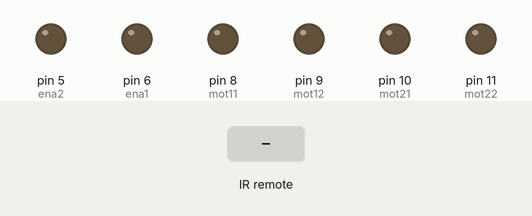
A sketch run on a simulated Arduino Mega 2560, built with avr-gcc and run on an emulated ATmega2560. On the bench: output pins drawn as LEDs (lit = HIGH). The test bench sets the inputs (shaded band).

Above: at 1.2 s.
1.3 s: infrared code 0xE718FF00 received
At 2.1 s:
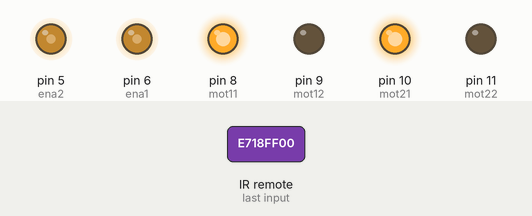
2.8 s: infrared code 0xAD52FF00 received
At 3.3 s:
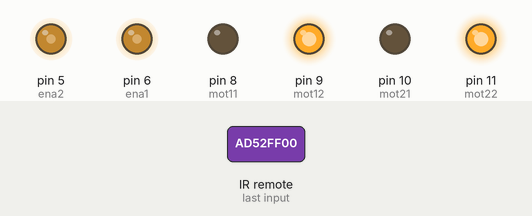
4.3 s: infrared code 0xF708FF00 received
At 5.5 s:
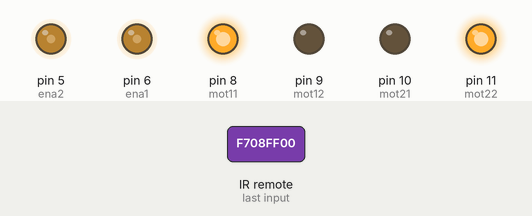
5.8 s: infrared code 0xA55AFF00 received
At 6.7 s:
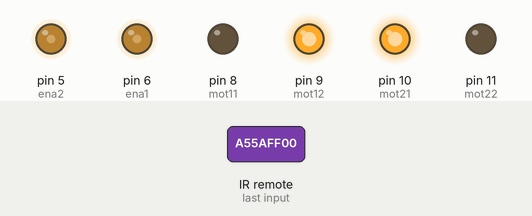
7.3 s: infrared code 0xE31CFF00 received
At 7.9 s:
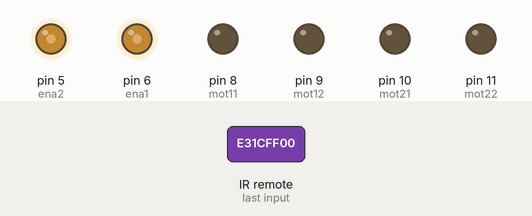
Timing chart, 0 to 9.8 s (numbered marks = the images above; inputs shaded):
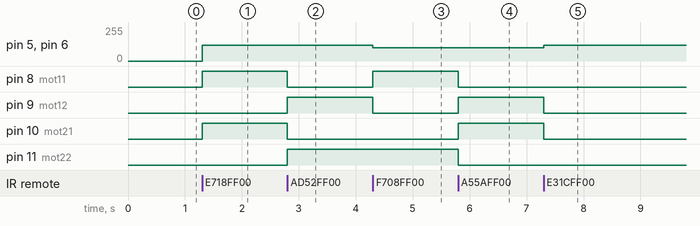

Measured:
- after the input at 1.3 s, pin 5 (ena2), pin 6 (ena1): 0/255 → 120/255 at once; pin 8 (mot11), pin 10 (mot21): LOW → HIGH at once
- after the input at 2.8 s, pin 8 (mot11), pin 10 (mot21): HIGH → LOW at once; pin 9 (mot12), pin 11 (mot22): LOW → HIGH at once
- after the input at 4.3 s, pin 5 (ena2), pin 6 (ena1): 120/255 → 100/255 at once; pin 8 (mot11): LOW → HIGH at once; pin 9 (mot12): HIGH → LOW at once
- after the input at 5.8 s, pin 8 (mot11), pin 11 (mot22): HIGH → LOW at once; pin 9 (mot12), pin 10 (mot21): LOW → HIGH at once
- after the input at 7.3 s, pin 5 (ena2), pin 6 (ena1): 100/255 → 120/255 at once; pin 9 (mot12), pin 10 (mot21): HIGH → LOW at once

The sketch:

Spherical.ino
```cpp
#include <IRremote.hpp>
int irpin = 26;
int mot11 = 8, mot12 = 9, mot21 = 10, mot22 = 11;
int ena1 = 6, ena2 = 5;

IRrecv IR(irpin);
decode_results results;

void setup(){
  IR.enableIRIn();

  pinMode(mot11, OUTPUT);
  pinMode(mot12, OUTPUT);
  pinMode(mot21, OUTPUT);
  pinMode(mot22, OUTPUT);
  pinMode(ena1, OUTPUT);
  pinMode(ena2, OUTPUT);
  Serial.begin(9600);
}


void forward(){
  analogWrite(ena1, 120);
  analogWrite(ena2, 120);
  digitalWrite(mot11, HIGH);
  digitalWrite(mot12, LOW);
  digitalWrite(mot21, HIGH);
  digitalWrite(mot22, LOW);
}

void reverse(){
  analogWrite(ena1, 120);
  analogWrite(ena2, 120);
  digitalWrite(mot11, LOW);
  digitalWrite(mot12, HIGH);
  digitalWrite(mot21, LOW);
  digitalWrite(mot22, HIGH);
}

void left(){
  analogWrite(ena1, 100);
  analogWrite(ena2, 100);
  digitalWrite(mot11, HIGH);
  digitalWrite(mot12, LOW);
  digitalWrite(mot21, LOW);
  digitalWrite(mot22, HIGH);
}

void right(){
  analogWrite(ena1, 100);
  analogWrite(ena2, 100);
  digitalWrite(mot11, LOW);
  digitalWrite(mot12, HIGH);
  digitalWrite(mot21, HIGH);
  digitalWrite(mot22, LOW);
}

void stop(){
  analogWrite(ena1, 120);
  analogWrite(ena2, 120);
  digitalWrite(mot11, LOW);
  digitalWrite(mot12, LOW);
  digitalWrite(mot21, LOW);
  digitalWrite(mot22, LOW);
}

void loop(){
  if(IR.decode()){
    //movement
    if (IR.decodedIRData.decodedRawData == 0xE718FF00){
      forward();
    }
    else if (IR.decodedIRData.decodedRawData == 0xAD52FF00){
      reverse();
    }
    else if (IR.decodedIRData.decodedRawData == 0xF708FF00){
      left();
    }
    else if (IR.decodedIRData.decodedRawData == 0xA55AFF00){
      right();
    }
    else if (IR.decodedIRData.decodedRawData == 0xE31CFF00){
      stop();
    }
    else{
      stop();
    }
    IR.resume();
  }
}
```
